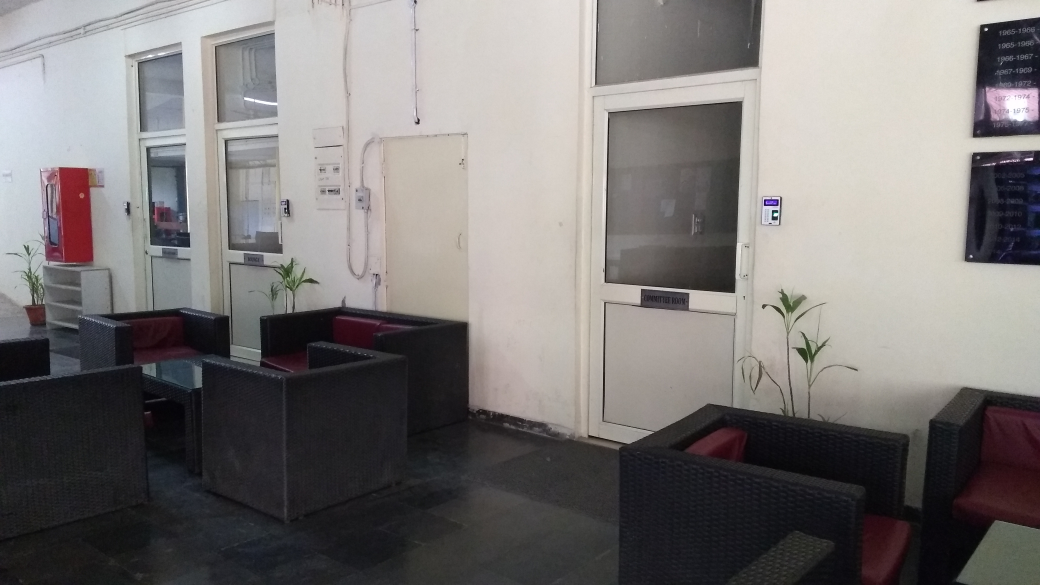
#> input picture assignment_2/2/1.jpg, 4160 x 2340 px (shown at 1/4 size); its folder holds 2 pictures in this run
$ python main.py 2
#> lines starting #> are read from the running program, lines starting #| are printed output that depends on the picture; long printed decimals are rounded
import cv2
import numpy as np
from random import randrange
import sys
import os

def homo(img1,img2): # left is fixed
    sift = cv2.xfeatures2d.SIFT_create()
    bf = cv2.BFMatcher()
    kp1 = sift.detect(img2,None)
    kp2 = sift.detect(img1,None)
    kp1, des1 = sift.compute(img2,kp1)
    kp2, des2 = sift.compute(img1,kp2)
    matches = bf.knnMatch(des1,des2,k=2)
    # Apply ratio test
    good = []
    for m in matches:
        if m[0].distance < 0.75*m[1].distance:
            good.append(m)
    print(len(good))

    matches = np.asarray(good)
    if len(matches) >= 4:
        src = np.float32([ kp1[m[0].queryIdx].pt for m in matches]).reshape(-1,1,2)
        dst = np.float32([ kp2[m[0].trainIdx].pt for m in matches]).reshape(-1,1,2)
        H, masked = cv2.findHomography(src, dst, cv2.RANSAC, 5.0)
    else:
        raise AssertionError('Cant find enough keypoints.')
    return H

def stitch(img2,img1,H): # IMG1 - IMG2
    xlt =   H[0][2]/ H[2][2]
    ylt = H[1][2]/H[2][2]
    xlb = (img1.shape[0]*H[0][1] + H[0][2])/(img1.shape[0]*H[2][1] + H[2][2])
    ylb = (img1.shape[0]*H[1][1] + H[1][2])/(img1.shape[0]*H[2][1] + H[2][2])
    xrt = (img1.shape[1]*H[0][0] + H[0][2])/(img1.shape[1]*H[2][0] + H[2][2])
    yrt = (img1.shape[1]*H[1][0] + H[1][2])/(img1.shape[1]*H[2][0] + H[2][2])
    xrb = (img1.shape[1]*H[0][0] + img1.shape[0]*H[0][1] + H[0][2])/(img1.shape[1]*H[2][0] + img1.shape[0]*H[2][1] + H[2][2])
    yrb = (img1.shape[1]*H[1][0] + img1.shape[0]*H[1][1] + H[1][2])/(img1.shape[1]*H[2][0] + img1.shape[0]*H[2][1] + H[2][2])

    if(xlt > xrt):
        if(xrt > 0):
            xlt = -(1.5)*img1.shape[1]
            if(xlt > xrt):
                xrt = (1.5)*img1.shape[1] + img2.shape[1]
        else:
            xrt = (1.5)*img1.shape[1] + img2.shape[1]
            if(xlt > xrt):
                xlt = -(1.5)*img1.shape[1]
    if(xlb > xrb):
        if(xrb > 0):
            xlb = -(1.5)*img1.shape[1]
            if(xlb > xrb):
                xrb = (1.5)*img1.shape[1] + img2.shape[1]
        else:
            xrb = (1.5)*img1.shape[1] + img2.shape[1]
            if(xlb > xrb):
                xlb = -(1.5)*img1.shape[1]
    if(ylt > ylb):
        if(ylb<0):
            ylb = (1.5)*img1.shape[0] + img2.shape[0]
            if(ylt > ylb):
                ylt = -(1.5)*img1.shape[0]
        else:
            ylt = -(1.5)*img1.shape[0]
            if(ylt > ylb):
                ylb = (1.5)*img1.shape[0] + img2.shape[0]
    if(yrt > yrb):
        if(yrb<0):
            yrb = (1.5)*img1.shape[0] + img2.shape[0]
            if(yrt > yrb):
                yrt = -(1.5)*img1.shape[0]
        else:
            yrt = -(1.5)*img1.shape[0]
            if(yrt > yrb):
                yrb = (1.5)*img1.shape[0] + img2.shape[0]

    print(yrb,yrt)
    xoff = 0
    yoff = 0
    if(xlt<0 or xlb<0):
        xoff = max(-xlt,-xlb)
        xoff = min(xoff,(1.5)*img1.shape[1])
    if(ylt<0 or yrt<0):
        yoff = max(-ylt,-yrt)
        yoff = min(yoff,(1.5)*img1.shape[0])
    l = xoff + img2.shape[1]
    w = yoff + img2.shape[0]
    if(xrt>img2.shape[1] or xrb>img2.shape[1]):
        temp = max(xrt,xrb)
        temp = min(temp,img2.shape[1]+(1.5)*img1.shape[1])
        l = xoff + temp
    if(yrb>img2.shape[0] or ylb>img2.shape[0]):
        temp = max(ylb,yrb)
        temp = min(temp,img2.shape[0]+(1.5)*img1.shape[0])
        w = yoff + temp

    #print(xoff,yoff)
    H[0][0] += xoff*H[2][0]
    H[0][1] += xoff*H[2][1]
    H[0][2] += xoff*H[2][2]
    H[1][0] += yoff*H[2][0]
    H[1][1] += yoff*H[2][1]
    H[1][2] += yoff*H[2][2]
    dst = cv2.warpPerspective(img1,H,((int)(l), (int)(w)))
    for y in range(0,img2.shape[0]):
        for x in range(0,img2.shape[1]):
            if(img2[y][x][0] != 0 or img2[y][x][1] != 0 or img2[y][x][2] != 0):
                dst[y + (int)(yoff)][x + (int)(xoff)] = img2[y][x]
    return dst

def balance(img2,img1): #img2 is fixed
    (b1,g1,r1) = hist(img1)
    (b2,g2,r2) = hist(img2)
    (b,g,r) = (b2/b1,g2/g1,r2/r1)
    for y in range(0,img1.shape[0]):
        for i  in range(0,img1.shape[1]):
            if b*img1[y][i][0] <= 255:
                img1[y][i][0] *= b
            else:
                img1[y][i][0] = 255
            if g*img1[y][i][1] <= 255:
                img1[y][i][1] *= g
            else:
                img1[y][i][1] = 255
            if r*img1[y][i][2] <= 255:
                img1[y][i][2] *= r
            else:
                img1[y][i][2] = 255
    return

def hist(img):
    (b,g,r) = (0,0,0)
    for y in range(0,img.shape[0]):
        for i  in range(0,img.shape[1]):
            b += img[y][i][0]
            g += img[y][i][1]
            r += img[y][i][2]
    n = img.shape[0]*img.shape[1]
    return (b/n,g/n,r/n)

def good(img1,img2): #img1 fixed
    sift = cv2.xfeatures2d.SIFT_create()
    bf = cv2.BFMatcher()
    kp1 = sift.detect(img2,None)
    kp2 = sift.detect(img1,None)
    kp1, des1 = sift.compute(img2,kp1)
    kp2, des2 = sift.compute(img1,kp2)
    matches = bf.knnMatch(des1,des2,k=2)
    # Apply ratio test
    good = []
    for m in matches:
        if m[0].distance < 0.75*m[1].distance:
            good.append(m)
    return len(good)

def ins(l,x,k):
    i = 0
    n = len(l)
    for (x1,k1) in l:
        if(k1<=k):
            l.insert(i,(x,k))
            break
        i += 1
    if(i==n):
        l.append((x,k))
    return

def load_images_from_folder(folder):
#> called with folder = '2'
    images = []
    for filename in os.listdir(folder):
        img = cv2.imread(os.path.join(folder,filename))
#> img is the input picture: shape (2340, 4160, 3); mean B, G, R 119.2, 120.2, 123.7
        img = cv2.resize(img, (832,468), interpolation = cv2.INTER_AREA)
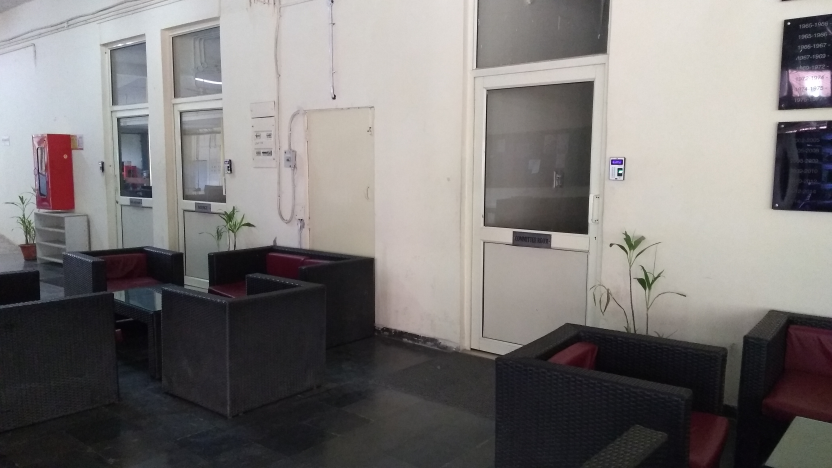
#> img: shape (468, 832, 3); mean B, G, R 119.2, 120.2, 123.7
        if img is not None:
            images.append(img)
#> pass 2 of the loop in load_images_from_folder, `for filename in os.listdir(folder):`:
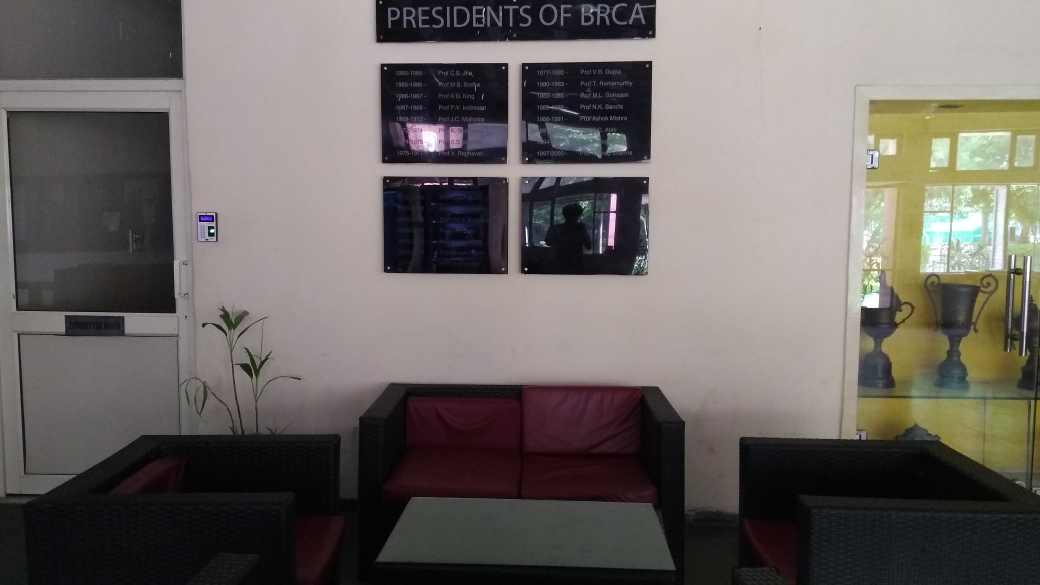
#> input picture assignment_2/2/2.jpg, 4160 x 2340 px (shown at 1/4 size)
#> in load_images_from_folder, img is the input picture: shape (2340, 4160, 3); mean B, G, R 97.4, 100.8, 106
#> in load_images_from_folder, `img = cv2.resize(img, (832,468), interpolation = cv2.INTER_AREA)`:
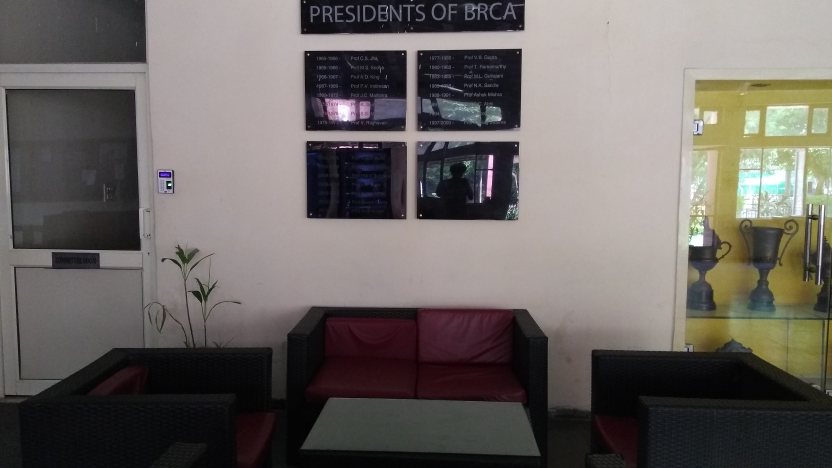
#> img: shape (468, 832, 3); mean B, G, R 97.4, 100.8, 106
    return images

img_l = load_images_from_folder(sys.argv[1])
#> img_l = 2 items

if(len(img_l)==0):
    print("Give the path of file with the images which are to be used for panaroma.")
else:
    print("There are " + str(len(img_l)) + " number of images.")
#| There are 2 number of images.

l = []
i=0
for img_ in img_l:
    j=0
    temp = []
    s = 0
    for img_t in img_l:
        if(i!=j):
            g = good(img_,img_t)
            ins(temp,img_t,g)
            s += g
        j += 1
    l.append((img_,s,temp))
    i += 1
#> this loop made 2 passes
#> i on passes 1 to 2: 1, 2
#> after the loop, i = 2; l = 2 items

gp = 0
for (img_,s,imgl) in l:
    if(s>gp):
        gp = s
        order = imgl
        img_main = img_
#> this loop made 2 passes
#> (s, gp) on pass 1: (93, 93)
#> s on pass 2: 71
#> after the loop, gp = 93

print("ordered")
temp_img = img_main
for (img_,g) in order:
    cv2.imwrite("test_all.jpg",temp_img)
    balance(img_main,img_)
    img = cv2.cvtColor(img_,cv2.COLOR_BGR2GRAY)
    tempimg = cv2.cvtColor(temp_img,cv2.COLOR_BGR2GRAY)
    H = homo(tempimg, img)
    temp_img = stitch(temp_img,img_,H)
#> this loop made 1 pass
#> (b1 in balance, g1 in balance, r1 in balance, b2 in balance) on pass 1: (97.39, 100.8, 106, 119.2)
#| 97
#| 825.434 -292.432
#> pass 1, `img = cv2.cvtColor(img_,cv2.COLOR_BGR2GRAY)`:
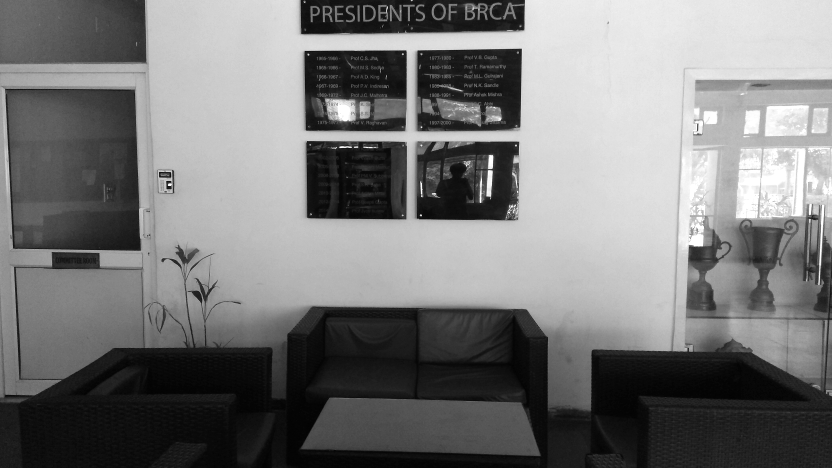
#> img: shape (468, 832); min 2, max 255, mean 120.4
#> pass 1, in stitch, `dst = cv2.warpPerspective(img1,H,((int)(l), (int)(w)))`:
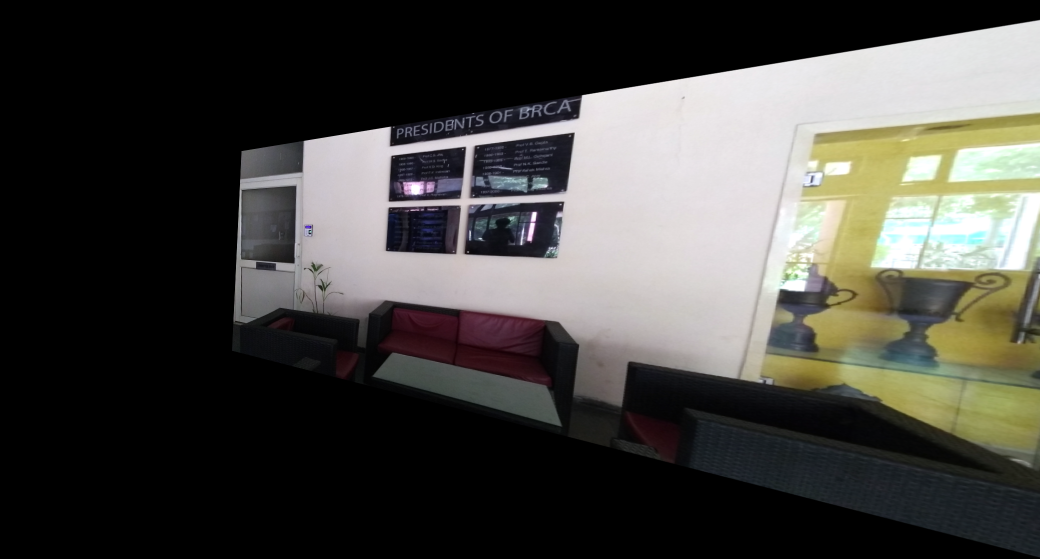
#> dst: shape (1117, 2080, 3) (shown at 1/2 size); mean B, G, R 65.6, 69.9, 71.1
#> pass 1, `temp_img = stitch(temp_img,img_,H)`:
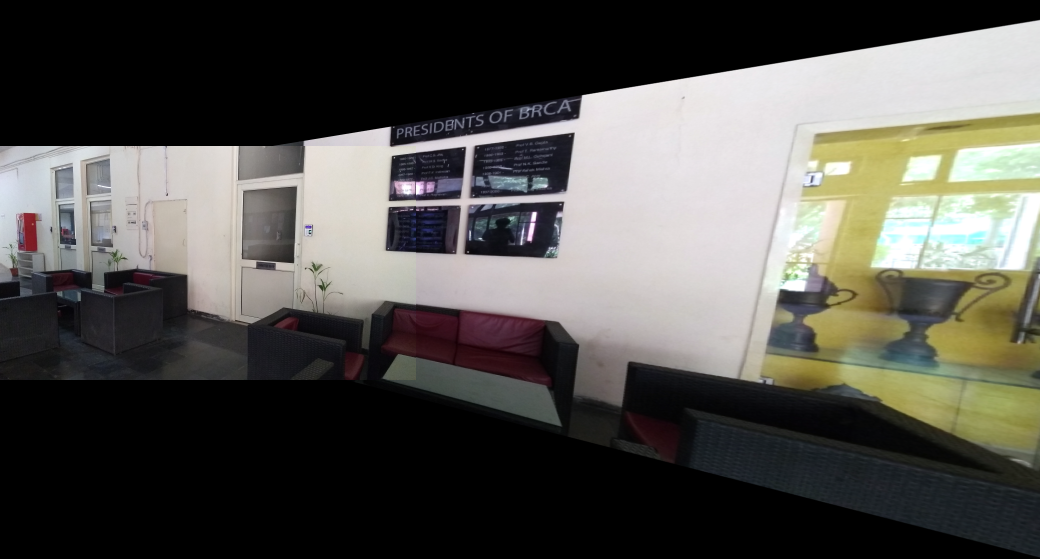
#> temp_img: shape (1117, 2080, 3) (shown at 1/2 size); mean B, G, R 77.8, 82.6, 84

cv2.imwrite("test_all.jpg",temp_img)
